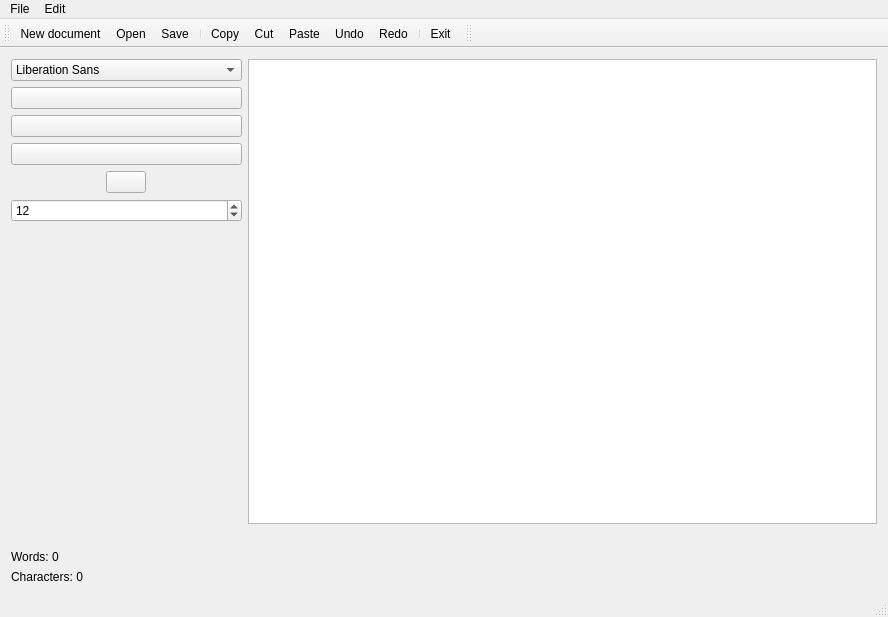
<?xml version="1.0" encoding="UTF-8"?>
<ui version="4.0">
 <class>MainWindow</class>
 <widget class="QMainWindow" name="MainWindow">
  <property name="geometry">
   <rect>
    <x>0</x>
    <y>0</y>
    <width>888</width>
    <height>617</height>
   </rect>
  </property>
  <property name="minimumSize">
   <size>
    <width>472</width>
    <height>413</height>
   </size>
  </property>
  <property name="maximumSize">
   <size>
    <width>1313</width>
    <height>16777215</height>
   </size>
  </property>
  <property name="font">
   <font>
    <family>Tahoma</family>
   </font>
  </property>
  <property name="windowTitle">
   <string>MainWindow</string>
  </property>
  <widget class="QWidget" name="centralWidget">
   <layout class="QGridLayout" name="gridLayout">
    <item row="0" column="5">
     <layout class="QVBoxLayout" name="verticalLayout_3">
      <property name="sizeConstraint">
       <enum>QLayout::SetFixedSize</enum>
      </property>
      <property name="leftMargin">
       <number>0</number>
      </property>
      <item>
       <widget class="QFontComboBox" name="fontComboBox">
        <property name="editable">
         <bool>false</bool>
        </property>
       </widget>
      </item>
      <item>
       <widget class="QPushButton" name="buttonU">
        <property name="text">
         <string/>
        </property>
        <property name="icon">
         <iconset resource="resources.qrc">
          <normaloff>:/images/icons/icons8-u-50.png</normaloff>:/images/icons/icons8-u-50.png</iconset>
        </property>
        <property name="checkable">
         <bool>true</bool>
        </property>
       </widget>
      </item>
      <item>
       <widget class="QPushButton" name="buttonI">
        <property name="text">
         <string/>
        </property>
        <property name="icon">
         <iconset resource="resources.qrc">
          <normaloff>:/images/icons/icons8-i-50.png</normaloff>:/images/icons/icons8-i-50.png</iconset>
        </property>
        <property name="checkable">
         <bool>true</bool>
        </property>
       </widget>
      </item>
      <item>
       <widget class="QPushButton" name="buttonB">
        <property name="text">
         <string/>
        </property>
        <property name="icon">
         <iconset resource="resources.qrc">
          <normaloff>:/images/icons/icons8-b-50.png</normaloff>:/images/icons/icons8-b-50.png</iconset>
        </property>
        <property name="checkable">
         <bool>true</bool>
        </property>
       </widget>
      </item>
      <item alignment="Qt::AlignHCenter">
       <widget class="QPushButton" name="colorButton">
        <property name="text">
         <string/>
        </property>
        <property name="icon">
         <iconset resource="resources.qrc">
          <normaloff>:/images/icons/icons8-swatch-50.png</normaloff>:/images/icons/icons8-swatch-50.png</iconset>
        </property>
       </widget>
      </item>
      <item>
       <widget class="QSpinBox" name="spinBoxFontSize">
        <property name="value">
         <number>12</number>
        </property>
       </widget>
      </item>
      <item>
       <spacer name="verticalSpacer">
        <property name="orientation">
         <enum>Qt::Vertical</enum>
        </property>
        <property name="sizeHint" stdset="0">
         <size>
          <width>20</width>
          <height>40</height>
         </size>
        </property>
       </spacer>
      </item>
     </layout>
    </item>
    <item row="1" column="5">
     <widget class="QLabel" name="labelIsSaved">
      <property name="text">
       <string/>
      </property>
      <property name="pixmap">
       <pixmap resource="resources.qrc">:/images/icons/icons8-delete-document-50.png</pixmap>
      </property>
     </widget>
    </item>
    <item row="0" column="6">
     <widget class="QTextEdit" name="textEdit"/>
    </item>
    <item row="3" column="5">
     <widget class="QLabel" name="charCounter">
      <property name="text">
       <string>Characters: 0</string>
      </property>
     </widget>
    </item>
    <item row="2" column="5">
     <widget class="QLabel" name="wordCounter">
      <property name="text">
       <string>Words: 0</string>
      </property>
     </widget>
    </item>
   </layout>
  </widget>
  <widget class="QMenuBar" name="menuBar">
   <property name="geometry">
    <rect>
     <x>0</x>
     <y>0</y>
     <width>888</width>
     <height>21</height>
    </rect>
   </property>
   <widget class="QMenu" name="menuFile">
    <property name="title">
     <string>File</string>
    </property>
    <addaction name="actionNew_document"/>
    <addaction name="actionOpen"/>
    <addaction name="actionSave"/>
    <addaction name="actionRedo"/>
    <addaction name="actionEdit"/>
    <addaction name="actionExit"/>
   </widget>
   <widget class="QMenu" name="menuEdit">
    <property name="title">
     <string>Edit</string>
    </property>
    <addaction name="actionCopy"/>
    <addaction name="actionPaste"/>
    <addaction name="actionCut"/>
    <addaction name="actionUndo"/>
   </widget>
   <addaction name="menuFile"/>
   <addaction name="menuEdit"/>
  </widget>
  <widget class="QToolBar" name="toolBar">
   <property name="windowTitle">
    <string>toolBar</string>
   </property>
   <attribute name="toolBarArea">
    <enum>TopToolBarArea</enum>
   </attribute>
   <attribute name="toolBarBreak">
    <bool>false</bool>
   </attribute>
   <addaction name="actionNew_document"/>
   <addaction name="actionOpen"/>
   <addaction name="actionSave"/>
   <addaction name="separator"/>
   <addaction name="actionCopy"/>
   <addaction name="actionCut"/>
   <addaction name="actionPaste"/>
   <addaction name="actionUndo"/>
   <addaction name="actionRedo"/>
   <addaction name="separator"/>
   <addaction name="actionExit"/>
  </widget>
  <widget class="QStatusBar" name="statusBar"/>
  <widget class="QToolBar" name="mainToolBar">
   <attribute name="toolBarArea">
    <enum>TopToolBarArea</enum>
   </attribute>
   <attribute name="toolBarBreak">
    <bool>false</bool>
   </attribute>
  </widget>
  <action name="actionNew_document">
   <property name="icon">
    <iconset resource="resources.qrc">
     <normaloff>:/images/icons/icons8-alpaca-50.png</normaloff>:/images/icons/icons8-alpaca-50.png</iconset>
   </property>
   <property name="text">
    <string>New document</string>
   </property>
  </action>
  <action name="actionOpen">
   <property name="icon">
    <iconset resource="resources.qrc">
     <normaloff>:/images/icons/icons8-cat-50.png</normaloff>:/images/icons/icons8-cat-50.png</iconset>
   </property>
   <property name="text">
    <string>Open</string>
   </property>
  </action>
  <action name="actionEdit">
   <property name="icon">
    <iconset resource="resources.qrc">
     <normaloff>:/images/icons/icons8-chimpanzee-50.png</normaloff>:/images/icons/icons8-chimpanzee-50.png</iconset>
   </property>
   <property name="text">
    <string>Options</string>
   </property>
  </action>
  <action name="actionSave">
   <property name="icon">
    <iconset resource="resources.qrc">
     <normaloff>:/images/icons/icons8-dog-50.png</normaloff>:/images/icons/icons8-dog-50.png</iconset>
   </property>
   <property name="text">
    <string>Save</string>
   </property>
  </action>
  <action name="actionRedo">
   <property name="icon">
    <iconset resource="resources.qrc">
     <normaloff>:/images/icons/icons8-orca-50.png</normaloff>:/images/icons/icons8-orca-50.png</iconset>
   </property>
   <property name="text">
    <string>Redo</string>
   </property>
  </action>
  <action name="actionExit">
   <property name="icon">
    <iconset resource="resources.qrc">
     <normaloff>:/images/icons/icons8-pig-50.png</normaloff>:/images/icons/icons8-pig-50.png</iconset>
   </property>
   <property name="text">
    <string>Exit</string>
   </property>
  </action>
  <action name="actionCopy">
   <property name="icon">
    <iconset resource="resources.qrc">
     <normaloff>:/images/icons/icons8-turtle-50.png</normaloff>:/images/icons/icons8-turtle-50.png</iconset>
   </property>
   <property name="text">
    <string>Copy</string>
   </property>
  </action>
  <action name="actionCut">
   <property name="icon">
    <iconset resource="resources.qrc">
     <normaloff>:/images/icons/icons8-unicorn-50.png</normaloff>:/images/icons/icons8-unicorn-50.png</iconset>
   </property>
   <property name="text">
    <string>Cut</string>
   </property>
  </action>
  <action name="actionPaste">
   <property name="icon">
    <iconset resource="resources.qrc">
     <normaloff>:/images/icons/icons8-shark-50.png</normaloff>:/images/icons/icons8-shark-50.png</iconset>
   </property>
   <property name="text">
    <string>Paste</string>
   </property>
  </action>
  <action name="actionUndo">
   <property name="icon">
    <iconset resource="resources.qrc">
     <normaloff>:/images/icons/icons8-bug-50.png</normaloff>:/images/icons/icons8-bug-50.png</iconset>
   </property>
   <property name="text">
    <string>Undo</string>
   </property>
  </action>
 </widget>
 <layoutdefault spacing="6" margin="11"/>
 <resources>
  <include location="resources.qrc"/>
 </resources>
 <connections>
  <connection>
   <sender>fontComboBox</sender>
   <signal>currentFontChanged(QFont)</signal>
   <receiver>textEdit</receiver>
   <slot>setCurrentFont(QFont)</slot>
   <hints>
    <hint type="sourcelabel">
     <x>110</x>
     <y>72</y>
    </hint>
    <hint type="destinationlabel">
     <x>236</x>
     <y>87</y>
    </hint>
   </hints>
  </connection>
  <connection>
   <sender>spinBoxFontSize</sender>
   <signal>valueChanged(int)</signal>
   <receiver>textEdit</receiver>
   <slot>setFontWeight(int)</slot>
   <hints>
    <hint type="sourcelabel">
     <x>137</x>
     <y>220</y>
    </hint>
    <hint type="destinationlabel">
     <x>243</x>
     <y>249</y>
    </hint>
   </hints>
  </connection>
  <connection>
   <sender>buttonU</sender>
   <signal>clicked(bool)</signal>
   <receiver>textEdit</receiver>
   <slot>setFontUnderline(bool)</slot>
   <hints>
    <hint type="sourcelabel">
     <x>173</x>
     <y>105</y>
    </hint>
    <hint type="destinationlabel">
     <x>210</x>
     <y>136</y>
    </hint>
   </hints>
  </connection>
  <connection>
   <sender>buttonI</sender>
   <signal>clicked(bool)</signal>
   <receiver>textEdit</receiver>
   <slot>setFontItalic(bool)</slot>
   <hints>
    <hint type="sourcelabel">
     <x>150</x>
     <y>126</y>
    </hint>
    <hint type="destinationlabel">
     <x>214</x>
     <y>144</y>
    </hint>
   </hints>
  </connection>
 </connections>
</ui>
